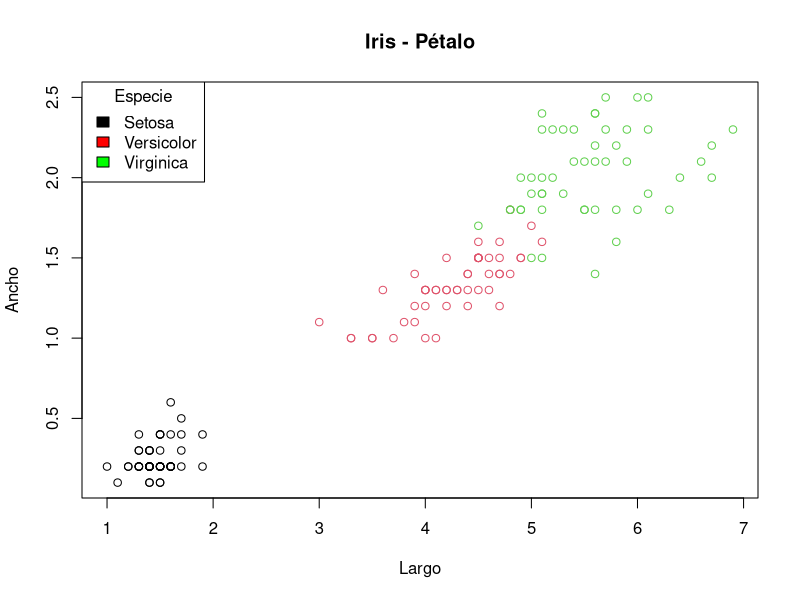

Source code (R): (Note: this script raises an error after producing the figure.)
## ---- chunk 1
# Primero definimos la funcion para calcular su promedio
centroides <- function(a){
  # a = vector a querer obtener su promedio
  dims <- dim(a)
  
  if(is.null(dims)){
    suma = 0
    n = length(a)
    for (i in a){
      suma = i + suma
    }
    return(suma/n)
  }
  else{
    n <- length(a[,1])
    rest <- c()
    for (i in 1:dims[2]){
      suma <- 0
      for (j in 1:dims[1]){
        suma <- a[j,i] + suma
      }
      rest <- append(rest,suma/n)
    }
    return(rest)
  }
}

matriz_valor_menos_media <- function(a, prom){
  if (length(a) == 0 || length(prom) == 0){
    return('Matriz no valida')
  }
  
  dimz = dim(a)
  bfinal <- matrix(NA, dimz[1], dimz[2])
  
  for (i in 1:dimz[2]){
    b_columna <- (a[,i] - prom[i])
    bfinal[,i] <- b_columna
  }
  return(bfinal)
}

transpuesta <- function(a){
  dimz <- dim(a)
  
  if(is.null(dimz)){
    n = length(a)
    mat <- matrix(NA, n, 1)
    for (i in 1:n){
      r <- (i)
      mat[i,] <- r
    }
    return(mat)
  }
  else{
    transpues <- matrix(NA, dimz[2], dimz[1])
    for (i in 1:dimz[1]){
      columna <- (a[i,])
      transpues[,i] <- columna
    }
    return(transpues)
  }
}
Matriz_cov <- function(a){
  if(is.null(a)){
    return('Matriz no valida')
  }
  
  
  promedios = c()
  dims <- dim(a)
  constante = 1 / (dims[1] - 1)
  
  for (i in 1:dims[2]){
    promedios <- append(promedios, centroides(a[,i]))
  }
  
  mat = matriz_valor_menos_media(a= a, prom = promedios)
  
  # Obtencion de la transpuesta
  #t_mat = t(mat)
  t_mat = transpuesta(mat)
  
  pre_cov = t_mat %*% mat
  
  mat_cov = pre_cov * constante
  
  return(mat_cov)
}

## ---- chunk 2
# Importamos de data set
data("iris")
head(iris)
## ---- chunk 3
mahalanobis <- function(x, center, cov, inverted=FALSE, ...)
{
    x <- if(is.vector(x)) matrix(x, ncol=length(x)) else as.matrix(x)
    
    if(!identical(center, FALSE))
	  x <- sweep(x, 2L, center)# = "x - center"
    
    if(!inverted)
	  cov <- solve(cov, ...)
    setNames(rowSums(x %*% cov * x), rownames(x))
}
## ---- chunk 4
plot(x = iris$Petal.Length, y = iris$Petal.Width, col = iris$Species, 
     main = "Iris - Pétalo", xlab = "Largo", ylab = "Ancho")
legend(x = "topleft", legend = c("Setosa", "Versicolor", "Virginica"), 
       fill = c("black", "red", "green"), title = "Especie")
## ---- chunk 5
calculo_mahalanobis_iris <- function(data ,spe1, spe2, tipo){
  data_spe1 <- subset(data, data$Species==spe1)
  data_spe1_spe2 <- rbind(data_spe1, subset(data, data$Species==spe2))
  data_spe1_spe2 <- data_spe1_spe2[,-3]
  
  cent <- centroides(data)
  m_cov <- Matriz_cov(data)
  maha_spe1_spe2 <- mahalanobis(data_spe1_spe2, cent, m_cov)
  cat("La distancia de cada observacion entre ",spe1," y ",spe2,", es:",maha_spe1_spe2)
  barplot(sort(maha_spe1_spe2), xlab = 'índice', ylab = 'distancia', main = paste('Distribución entre los ',tipo,' de', spe1, ' y ', spe2))
}
## ---- chunk 6
calculo_mahalanobis_iris(iris[, 3:5], 'setosa', 'versicolor', 'pétalos')
## ---- chunk 7
calculo_mahalanobis_iris(iris[, 3:5], 'setosa', 'virginica', 'pétalos')
## ---- chunk 8
calculo_mahalanobis_iris(iris[, 3:5], 'virginica', 'versicolor', 'pétalos')
## ---- chunk 9
plot(x = iris$Sepal.Length, y = iris$Sepal.Width, col = iris$Species, 
     main = "Iris - Sépalo", xlab = "Largo", ylab = "Ancho")
legend(x = "topleft", legend = c("Setosa", "Versicolor", "Virginica"), 
       fill = c("black", "red", "green"), title = "Especie")
## ---- chunk 10
calculo_mahalanobis_iris(iris[,c(1,2,5)], 'setosa', 'versicolor', 'sépalos')
## ---- chunk 11
calculo_mahalanobis_iris(iris[,c(1,2,5)], 'setosa', 'virginica', 'sépalos')
## ---- chunk 12
calculo_mahalanobis_iris(iris[,c(1,2,5)], 'virginica', 'versicolor', 'sépalos')
